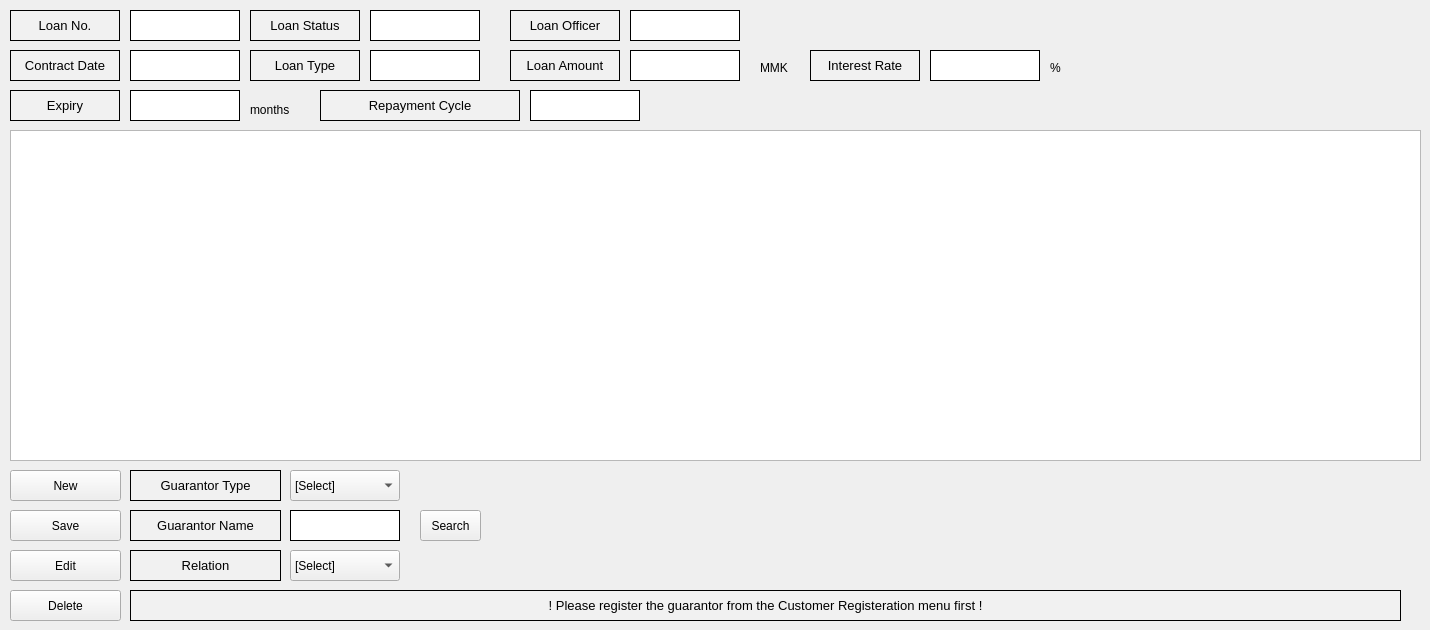
    <widget class="QWidget" name="tab_3">
     <attribute name="title">
      <string>Guarantor Management</string>
     </attribute>
     <widget class="QTableWidget" name="guarantorTable">
      <property name="geometry">
       <rect>
        <x>10</x>
        <y>130</y>
        <width>1411</width>
        <height>331</height>
       </rect>
      </property>
      <property name="minimumSize">
       <size>
        <width>1251</width>
        <height>0</height>
       </size>
      </property>
      <attribute name="horizontalHeaderVisible">
       <bool>false</bool>
      </attribute>
      <attribute name="horizontalHeaderCascadingSectionResizes">
       <bool>false</bool>
      </attribute>
      <attribute name="horizontalHeaderDefaultSectionSize">
       <number>130</number>
      </attribute>
     </widget>
     <widget class="QLabel" name="label_120">
      <property name="geometry">
       <rect>
        <x>130</x>
        <y>510</y>
        <width>151</width>
        <height>31</height>
       </rect>
      </property>
      <property name="font">
       <font>
        <pointsize>10</pointsize>
       </font>
      </property>
      <property name="styleSheet">
       <string notr="true">background-color:rgb(241, 241, 241)</string>
      </property>
      <property name="frameShape">
       <enum>QFrame::Box</enum>
      </property>
      <property name="text">
       <string>Guarantor Name</string>
      </property>
      <property name="alignment">
       <set>Qt::AlignCenter</set>
      </property>
     </widget>
     <widget class="QLabel" name="label_121">
      <property name="geometry">
       <rect>
        <x>130</x>
        <y>470</y>
        <width>151</width>
        <height>31</height>
       </rect>
      </property>
      <property name="font">
       <font>
        <pointsize>10</pointsize>
       </font>
      </property>
      <property name="styleSheet">
       <string notr="true">background-color:rgb(241, 241, 241)</string>
      </property>
      <property name="frameShape">
       <enum>QFrame::Box</enum>
      </property>
      <property name="text">
       <string>Guarantor Type</string>
      </property>
      <property name="alignment">
       <set>Qt::AlignCenter</set>
      </property>
     </widget>
     <widget class="QLabel" name="label_134">
      <property name="geometry">
       <rect>
        <x>510</x>
        <y>50</y>
        <width>110</width>
        <height>31</height>
       </rect>
      </property>
      <property name="minimumSize">
       <size>
        <width>110</width>
        <height>0</height>
       </size>
      </property>
      <property name="maximumSize">
       <size>
        <width>110</width>
        <height>16777215</height>
       </size>
      </property>
      <property name="font">
       <font>
        <pointsize>10</pointsize>
       </font>
      </property>
      <property name="styleSheet">
       <string notr="true">background-color:rgb(241, 241, 241)</string>
      </property>
      <property name="frameShape">
       <enum>QFrame::Box</enum>
      </property>
      <property name="text">
       <string>Loan Amount</string>
      </property>
      <property name="alignment">
       <set>Qt::AlignCenter</set>
      </property>
     </widget>
     <widget class="QLabel" name="label_130">
      <property name="geometry">
       <rect>
        <x>810</x>
        <y>50</y>
        <width>110</width>
        <height>31</height>
       </rect>
      </property>
      <property name="minimumSize">
       <size>
        <width>110</width>
        <height>0</height>
       </size>
      </property>
      <property name="maximumSize">
       <size>
        <width>110</width>
        <height>16777215</height>
       </size>
      </property>
      <property name="font">
       <font>
        <pointsize>10</pointsize>
       </font>
      </property>
      <property name="styleSheet">
       <string notr="true">background-color:rgb(241, 241, 241)</string>
      </property>
      <property name="frameShape">
       <enum>QFrame::Box</enum>
      </property>
      <property name="text">
       <string>Interest Rate</string>
      </property>
      <property name="alignment">
       <set>Qt::AlignCenter</set>
      </property>
     </widget>
     <widget class="QLabel" name="guarantorContractDate">
      <property name="geometry">
       <rect>
        <x>130</x>
        <y>50</y>
        <width>110</width>
        <height>31</height>
       </rect>
      </property>
      <property name="minimumSize">
       <size>
        <width>110</width>
        <height>0</height>
       </size>
      </property>
      <property name="maximumSize">
       <size>
        <width>110</width>
        <height>16777215</height>
       </size>
      </property>
      <property name="styleSheet">
       <string notr="true">background-color:rgb(255, 255, 255)
</string>
      </property>
      <property name="frameShape">
       <enum>QFrame::Box</enum>
      </property>
      <property name="text">
       <string/>
      </property>
     </widget>
     <widget class="QLabel" name="guarantorLoanAmount">
      <property name="geometry">
       <rect>
        <x>630</x>
        <y>50</y>
        <width>110</width>
        <height>31</height>
       </rect>
      </property>
      <property name="minimumSize">
       <size>
        <width>110</width>
        <height>0</height>
       </size>
      </property>
      <property name="maximumSize">
       <size>
        <width>110</width>
        <height>16777215</height>
       </size>
      </property>
      <property name="styleSheet">
       <string notr="true">background-color:rgb(255, 255, 255)
</string>
      </property>
      <property name="frameShape">
       <enum>QFrame::Box</enum>
      </property>
      <property name="text">
       <string/>
      </property>
     </widget>
     <widget class="QLabel" name="label_122">
      <property name="geometry">
       <rect>
        <x>510</x>
        <y>10</y>
        <width>110</width>
        <height>31</height>
       </rect>
      </property>
      <property name="minimumSize">
       <size>
        <width>110</width>
        <height>0</height>
       </size>
      </property>
      <property name="maximumSize">
       <size>
        <width>110</width>
        <height>16777215</height>
       </size>
      </property>
      <property name="font">
       <font>
        <pointsize>10</pointsize>
       </font>
      </property>
      <property name="styleSheet">
       <string notr="true">background-color:rgb(241, 241, 241)</string>
      </property>
      <property name="frameShape">
       <enum>QFrame::Box</enum>
      </property>
      <property name="text">
       <string>Loan Officer</string>
      </property>
      <property name="alignment">
       <set>Qt::AlignCenter</set>
      </property>
     </widget>
     <widget class="QLabel" name="guarantorExpiry">
      <property name="geometry">
       <rect>
        <x>130</x>
        <y>90</y>
        <width>110</width>
        <height>31</height>
       </rect>
      </property>
      <property name="minimumSize">
       <size>
        <width>110</width>
        <height>0</height>
       </size>
      </property>
      <property name="maximumSize">
       <size>
        <width>110</width>
        <height>16777215</height>
       </size>
      </property>
      <property name="styleSheet">
       <string notr="true">background-color:rgb(255, 255, 255)
</string>
      </property>
      <property name="frameShape">
       <enum>QFrame::Box</enum>
      </property>
      <property name="text">
       <string/>
      </property>
     </widget>
     <widget class="QLabel" name="label_128">
      <property name="geometry">
       <rect>
        <x>10</x>
        <y>50</y>
        <width>110</width>
        <height>31</height>
       </rect>
      </property>
      <property name="minimumSize">
       <size>
        <width>110</width>
        <height>0</height>
       </size>
      </property>
      <property name="maximumSize">
       <size>
        <width>110</width>
        <height>16777215</height>
       </size>
      </property>
      <property name="font">
       <font>
        <pointsize>10</pointsize>
       </font>
      </property>
      <property name="styleSheet">
       <string notr="true">background-color:rgb(241, 241, 241)</string>
      </property>
      <property name="frameShape">
       <enum>QFrame::Box</enum>
      </property>
      <property name="text">
       <string>Contract Date</string>
      </property>
      <property name="alignment">
       <set>Qt::AlignCenter</set>
      </property>
     </widget>
     <widget class="QLabel" name="guarantorInterestRate">
      <property name="geometry">
       <rect>
        <x>930</x>
        <y>50</y>
        <width>110</width>
        <height>31</height>
       </rect>
      </property>
      <property name="minimumSize">
       <size>
        <width>110</width>
        <height>0</height>
       </size>
      </property>
      <property name="maximumSize">
       <size>
        <width>110</width>
        <height>16777215</height>
       </size>
      </property>
      <property name="styleSheet">
       <string notr="true">background-color:rgb(255, 255, 255)
</string>
      </property>
      <property name="frameShape">
       <enum>QFrame::Box</enum>
      </property>
      <property name="text">
       <string/>
      </property>
     </widget>
     <widget class="QLabel" name="label_94">
      <property name="geometry">
       <rect>
        <x>320</x>
        <y>90</y>
        <width>200</width>
        <height>31</height>
       </rect>
      </property>
      <property name="minimumSize">
       <size>
        <width>200</width>
        <height>0</height>
       </size>
      </property>
      <property name="maximumSize">
       <size>
        <width>200</width>
        <height>16777215</height>
       </size>
      </property>
      <property name="font">
       <font>
        <pointsize>10</pointsize>
       </font>
      </property>
      <property name="styleSheet">
       <string notr="true">background-color:rgb(241, 241, 241)</string>
      </property>
      <property name="frameShape">
       <enum>QFrame::Box</enum>
      </property>
      <property name="text">
       <string>Repayment Cycle</string>
      </property>
      <property name="alignment">
       <set>Qt::AlignCenter</set>
      </property>
     </widget>
     <widget class="QLabel" name="guarantorLoanNumber">
      <property name="geometry">
       <rect>
        <x>130</x>
        <y>10</y>
        <width>110</width>
        <height>31</height>
       </rect>
      </property>
      <property name="minimumSize">
       <size>
        <width>110</width>
        <height>0</height>
       </size>
      </property>
      <property name="maximumSize">
       <size>
        <width>110</width>
        <height>16777215</height>
       </size>
      </property>
      <property name="styleSheet">
       <string notr="true">background-color:rgb(255, 255, 255)
</string>
      </property>
      <property name="frameShape">
       <enum>QFrame::Box</enum>
      </property>
      <property name="text">
       <string/>
      </property>
     </widget>
     <widget class="QLabel" name="label_83">
      <property name="geometry">
       <rect>
        <x>10</x>
        <y>10</y>
        <width>110</width>
        <height>31</height>
       </rect>
      </property>
      <property name="minimumSize">
       <size>
        <width>110</width>
        <height>0</height>
       </size>
      </property>
      <property name="maximumSize">
       <size>
        <width>110</width>
        <height>16777215</height>
       </size>
      </property>
      <property name="font">
       <font>
        <pointsize>10</pointsize>
       </font>
      </property>
      <property name="styleSheet">
       <string notr="true">background-color:rgb(241, 241, 241)</string>
      </property>
      <property name="frameShape">
       <enum>QFrame::Box</enum>
      </property>
      <property name="text">
       <string>Loan No.</string>
      </property>
      <property name="alignment">
       <set>Qt::AlignCenter</set>
      </property>
     </widget>
     <widget class="QLabel" name="label_92">
      <property name="geometry">
       <rect>
        <x>10</x>
        <y>90</y>
        <width>110</width>
        <height>31</height>
       </rect>
      </property>
      <property name="minimumSize">
       <size>
        <width>110</width>
        <height>0</height>
       </size>
      </property>
      <property name="maximumSize">
       <size>
        <width>110</width>
        <height>16777215</height>
       </size>
      </property>
      <property name="font">
       <font>
        <pointsize>10</pointsize>
       </font>
      </property>
      <property name="styleSheet">
       <string notr="true">background-color:rgb(241, 241, 241)</string>
      </property>
      <property name="frameShape">
       <enum>QFrame::Box</enum>
      </property>
      <property name="text">
       <string>Expiry</string>
      </property>
      <property name="alignment">
       <set>Qt::AlignCenter</set>
      </property>
     </widget>
     <widget class="QLabel" name="label_133">
      <property name="geometry">
       <rect>
        <x>250</x>
        <y>100</y>
        <width>51</width>
        <height>20</height>
       </rect>
      </property>
      <property name="text">
       <string>months</string>
      </property>
     </widget>
     <widget class="QLabel" name="label_125">
      <property name="geometry">
       <rect>
        <x>250</x>
        <y>50</y>
        <width>110</width>
        <height>31</height>
       </rect>
      </property>
      <property name="minimumSize">
       <size>
        <width>110</width>
        <height>0</height>
       </size>
      </property>
      <property name="maximumSize">
       <size>
        <width>110</width>
        <height>16777215</height>
       </size>
      </property>
      <property name="font">
       <font>
        <pointsize>10</pointsize>
       </font>
      </property>
      <property name="styleSheet">
       <string notr="true">background-color:rgb(241, 241, 241)</string>
      </property>
      <property name="frameShape">
       <enum>QFrame::Box</enum>
      </property>
      <property name="text">
       <string>Loan Type</string>
      </property>
      <property name="alignment">
       <set>Qt::AlignCenter</set>
      </property>
     </widget>
     <widget class="QLabel" name="label_123">
      <property name="geometry">
       <rect>
        <x>250</x>
        <y>10</y>
        <width>110</width>
        <height>31</height>
       </rect>
      </property>
      <property name="minimumSize">
       <size>
        <width>110</width>
        <height>0</height>
       </size>
      </property>
      <property name="maximumSize">
       <size>
        <width>110</width>
        <height>16777215</height>
       </size>
      </property>
      <property name="font">
       <font>
        <pointsize>10</pointsize>
       </font>
      </property>
      <property name="styleSheet">
       <string notr="true">background-color:rgb(241, 241, 241)</string>
      </property>
      <property name="frameShape">
       <enum>QFrame::Box</enum>
      </property>
      <property name="text">
       <string>Loan Status</string>
      </property>
      <property name="alignment">
       <set>Qt::AlignCenter</set>
      </property>
     </widget>
     <widget class="QLabel" name="label_129">
      <property name="geometry">
       <rect>
        <x>1050</x>
        <y>60</y>
        <width>16</width>
        <height>16</height>
       </rect>
      </property>
      <property name="text">
       <string>%</string>
      </property>
     </widget>
     <widget class="QLabel" name="label_126">
      <property name="geometry">
       <rect>
        <x>760</x>
        <y>60</y>
        <width>41</width>
        <height>16</height>
       </rect>
      </property>
      <property name="text">
       <string>MMK</string>
      </property>
     </widget>
     <widget class="QLabel" name="guarantorLoanStatus">
      <property name="geometry">
       <rect>
        <x>370</x>
        <y>10</y>
        <width>110</width>
        <height>31</height>
       </rect>
      </property>
      <property name="minimumSize">
       <size>
        <width>110</width>
        <height>0</height>
       </size>
      </property>
      <property name="maximumSize">
       <size>
        <width>110</width>
        <height>16777215</height>
       </size>
      </property>
      <property name="styleSheet">
       <string notr="true">background-color:rgb(255, 255, 255)
</string>
      </property>
      <property name="frameShape">
       <enum>QFrame::Box</enum>
      </property>
      <property name="text">
       <string/>
      </property>
     </widget>
     <widget class="QLabel" name="guarantorLoanType">
      <property name="geometry">
       <rect>
        <x>370</x>
        <y>50</y>
        <width>110</width>
        <height>31</height>
       </rect>
      </property>
      <property name="minimumSize">
       <size>
        <width>110</width>
        <height>0</height>
       </size>
      </property>
      <property name="maximumSize">
       <size>
        <width>110</width>
        <height>16777215</height>
       </size>
      </property>
      <property name="styleSheet">
       <string notr="true">background-color:rgb(255, 255, 255)
</string>
      </property>
      <property name="frameShape">
       <enum>QFrame::Box</enum>
      </property>
      <property name="text">
       <string/>
      </property>
     </widget>
     <widget class="QLabel" name="guarantorLoanOfficer">
      <property name="geometry">
       <rect>
        <x>630</x>
        <y>10</y>
        <width>110</width>
        <height>31</height>
       </rect>
      </property>
      <property name="minimumSize">
       <size>
        <width>110</width>
        <height>0</height>
       </size>
      </property>
      <property name="maximumSize">
       <size>
        <width>110</width>
        <height>16777215</height>
       </size>
      </property>
      <property name="styleSheet">
       <string notr="true">background-color:rgb(255, 255, 255)
</string>
      </property>
      <property name="frameShape">
       <enum>QFrame::Box</enum>
      </property>
      <property name="text">
       <string/>
      </property>
     </widget>
     <widget class="QLabel" name="guarantorRepaymentCycle">
      <property name="geometry">
       <rect>
        <x>530</x>
        <y>90</y>
        <width>110</width>
        <height>31</height>
       </rect>
      </property>
      <property name="minimumSize">
       <size>
        <width>110</width>
        <height>0</height>
       </size>
      </property>
      <property name="maximumSize">
       <size>
        <width>110</width>
        <height>16777215</height>
       </size>
      </property>
      <property name="styleSheet">
       <string notr="true">background-color:rgb(255, 255, 255)
</string>
      </property>
      <property name="frameShape">
       <enum>QFrame::Box</enum>
      </property>
      <property name="text">
       <string/>
      </property>
     </widget>
     <widget class="QPushButton" name="guarantorNewButton">
      <property name="geometry">
       <rect>
        <x>10</x>
        <y>470</y>
        <width>111</width>
        <height>31</height>
       </rect>
      </property>
      <property name="text">
       <string>New</string>
      </property>
     </widget>
     <widget class="QPushButton" name="guarantorSaveButton">
      <property name="geometry">
       <rect>
        <x>10</x>
        <y>510</y>
        <width>111</width>
        <height>31</height>
       </rect>
      </property>
      <property name="text">
       <string>Save</string>
      </property>
     </widget>
     <widget class="QPushButton" name="guarantorDeleteButton">
      <property name="geometry">
       <rect>
        <x>10</x>
        <y>590</y>
        <width>111</width>
        <height>31</height>
       </rect>
      </property>
      <property name="text">
       <string>Delete</string>
      </property>
     </widget>
     <widget class="QPushButton" name="guarantorEditButton">
      <property name="geometry">
       <rect>
        <x>10</x>
        <y>550</y>
        <width>111</width>
        <height>31</height>
       </rect>
      </property>
      <property name="text">
       <string>Edit</string>
      </property>
     </widget>
     <widget class="QComboBox" name="guarantorType">
      <property name="geometry">
       <rect>
        <x>290</x>
        <y>470</y>
        <width>110</width>
        <height>31</height>
       </rect>
      </property>
      <property name="minimumSize">
       <size>
        <width>110</width>
        <height>0</height>
       </size>
      </property>
      <property name="maximumSize">
       <size>
        <width>110</width>
        <height>16777215</height>
       </size>
      </property>
      <property name="layoutDirection">
       <enum>Qt::LeftToRight</enum>
      </property>
      <item>
       <property name="text">
        <string>[Select]</string>
       </property>
      </item>
      <item>
       <property name="text">
        <string>한정보증인</string>
       </property>
      </item>
      <item>
       <property name="text">
        <string>연대보증인</string>
       </property>
      </item>
     </widget>
     <widget class="QPushButton" name="guarantorSearchButton">
      <property name="geometry">
       <rect>
        <x>420</x>
        <y>510</y>
        <width>61</width>
        <height>31</height>
       </rect>
      </property>
      <property name="text">
       <string>Search</string>
      </property>
     </widget>
     <widget class="QLabel" name="guarantorName">
      <property name="geometry">
       <rect>
        <x>290</x>
        <y>510</y>
        <width>110</width>
        <height>31</height>
       </rect>
      </property>
      <property name="minimumSize">
       <size>
        <width>110</width>
        <height>0</height>
       </size>
      </property>
      <property name="maximumSize">
       <size>
        <width>110</width>
        <height>16777215</height>
       </size>
      </property>
      <property name="styleSheet">
       <string notr="true">background-color:rgb(255, 255, 255)
</string>
      </property>
      <property name="frameShape">
       <enum>QFrame::Box</enum>
      </property>
      <property name="text">
       <string/>
      </property>
     </widget>
     <widget class="QLabel" name="label_127">
      <property name="geometry">
       <rect>
        <x>130</x>
        <y>550</y>
        <width>151</width>
        <height>31</height>
       </rect>
      </property>
      <property name="font">
       <font>
        <pointsize>10</pointsize>
       </font>
      </property>
      <property name="styleSheet">
       <string notr="true">background-color:rgb(241, 241, 241)</string>
      </property>
      <property name="frameShape">
       <enum>QFrame::Box</enum>
      </property>
      <property name="text">
       <string>Relation</string>
      </property>
      <property name="alignment">
       <set>Qt::AlignCenter</set>
      </property>
     </widget>
     <widget class="QComboBox" name="guarantorRelation">
      <property name="geometry">
       <rect>
        <x>290</x>
        <y>550</y>
        <width>110</width>
        <height>31</height>
       </rect>
      </property>
      <property name="minimumSize">
       <size>
        <width>110</width>
        <height>0</height>
       </size>
      </property>
      <property name="maximumSize">
       <size>
        <width>110</width>
        <height>16777215</height>
       </size>
      </property>
      <property name="layoutDirection">
       <enum>Qt::LeftToRight</enum>
      </property>
      <item>
       <property name="text">
        <string>[Select]</string>
       </property>
      </item>
      <item>
       <property name="text">
        <string>Father</string>
       </property>
      </item>
      <item>
       <property name="text">
        <string>Mother</string>
       </property>
      </item>
      <item>
       <property name="text">
        <string>Son</string>
       </property>
      </item>
      <item>
       <property name="text">
        <string>Daughter</string>
       </property>
      </item>
      <item>
       <property name="text">
        <string>Friend</string>
       </property>
      </item>
      <item>
       <property name="text">
        <string>Colleague</string>
       </property>
      </item>
      <item>
       <property name="text">
        <string>Sibling</string>
       </property>
      </item>
      <item>
       <property name="text">
        <string>Housemate</string>
       </property>
      </item>
      <item>
       <property name="text">
        <string>Married Couple</string>
       </property>
      </item>
     </widget>
     <widget class="QLabel" name="label_131">
      <property name="geometry">
       <rect>
        <x>130</x>
        <y>590</y>
        <width>1271</width>
        <height>31</height>
       </rect>
      </property>
      <property name="font">
       <font>
        <pointsize>10</pointsize>
       </font>
      </property>
      <property name="styleSheet">
       <string notr="true">background-color:rgb(241, 241, 241)</string>
      </property>
      <property name="frameShape">
       <enum>QFrame::Box</enum>
      </property>
      <property name="text">
       <string>! Please register the guarantor from the Customer Registeration menu first !</string>
      </property>
      <property name="alignment">
       <set>Qt::AlignCenter</set>
      </property>
     </widget>
    </widget>
